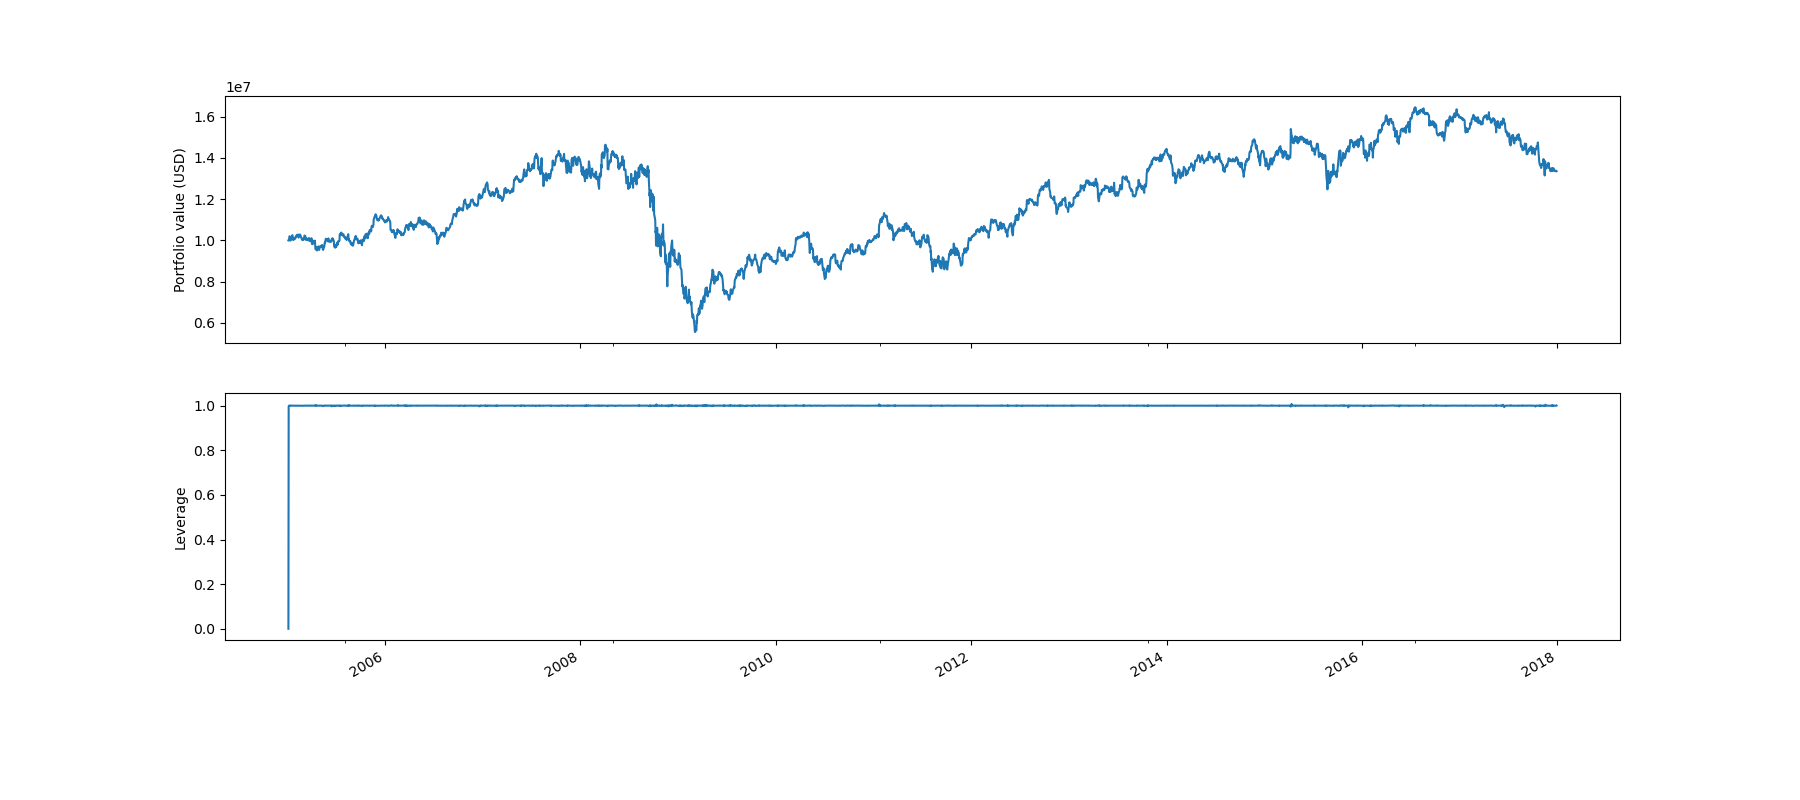

Write the Python code that produced this figure.
import matplotlib.pyplot as plt
from zipline.api import get_open_orders, order_target_percent, record, symbol, schedule_function
from zipline.utils.events import date_rules
 
def initialize(context): 
    context.assets = {
        'a1': symbol('AAPL'), 
        'a2': symbol('GE'),
        'a3': symbol('WMT')
    }
    context.time_window = 20
    
    schedule_function(volatility_handle, date_rules.every_day())
    

def volatility_handle(context, data):
    # calculate vols and weights 
    volatilities = {}
    
    for key, sym in context.assets.items():
        hist = data.history(sym, 'price', context.time_window, '1d')
        volatilities[key] = hist.std()
    
    weights = {}
    denominator = volatilities['a1']*volatilities['a2'] + volatilities['a2']*volatilities['a3'] + volatilities['a3']*volatilities['a1']

    weights['a1'] = volatilities['a2']*volatilities['a3']/denominator
    weights['a2'] = volatilities['a3']*volatilities['a1']/denominator
    weights['a3'] = volatilities['a1']*volatilities['a2']/denominator

    # order
    for key, sym in context.assets.items():
        open_orders = get_open_orders()
        if sym not in open_orders:
            order_target_percent(sym, weights[key])
        
    record(leverage = context.account.leverage)


def analyze(context=None, results=None):
    ax1 = plt.subplot(211)
    results.portfolio_value.plot(ax=ax1)
    ax1.set_ylabel('Portfolio value (USD)')
    ax2 = plt.subplot(212, sharex=ax1)
    results.leverage.plot()
    ax2.set_ylabel('Leverage')

    plt.gcf().set_size_inches(18, 8)
    plt.show()
